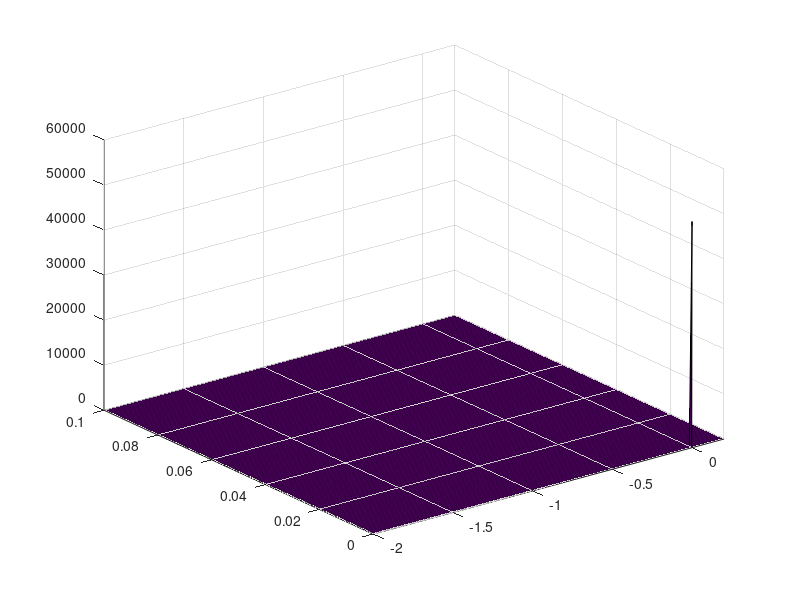

Reproduce this figure in MATLAB.
close all; 
clear;
clc;

x=linspace(-200,20,1000);
y=linspace(0,10, 100);

[xx,yy]=meshgrid(x,y);
rr=sqrt(xx.^2+yy.^2);

Ve=20000;
Re=250e-6;
a=1;
b=1;
zz= Ve ./ ((1+a.*(rr-Re).^2).*(1+b.*(rr-Re).^2));

%f=@(r) Ve ./ ((1+a.(r-Re).^2).*((1+b.*(r-Re).^2)));
%rho=@(x,y) sqrt(x.^2+y.^2);

%rr=rho(xx,yy);
%zz=f(rr);

plot=surf(xx,yy,zz);
axis([-200,20,0,10]);


%%
close all; 
clear;
clc;

x=linspace(-2,0.20,1000);
y=linspace(0,0.10, 100);

[xx,yy]=meshgrid(x,y);
rr=sqrt(xx.^2+yy.^2);

Ve=20000;
Re=250e-6;
a=100000;
zz= Ve ./ (1+a^2.*(rr-Re).^2);

plot=surf(xx,yy,zz);
axis([-2,0.20,0,0.10]);

%% Grad exact
clc
x=256e-6;
y= 400e-6;

r = sqrt(x * x + y * y);

Ve = 20000;
Re = 250e-6;
a = 100;
dfdr = - Ve ./ ( 1 + ( (a.*(r - Re)).*(a*(r - Re)) ).*( (a.*(r - Re)).*(a*(r - Re)) ) ) .*  a.*a*2*(r-Re) .* x ./ r;
grad_x = dfdr .* x ./ r
grad_y= dfdr .* y ./ r


%%
close all; 
clear;
clc;

x=linspace(-2,0.20,1000);
y=linspace(0,0.10, 100);

[xx,yy]=meshgrid(x,y);
rr=sqrt(xx.^2+yy.^2);

Ve=20000;
Re=250e-6;

zz= Ve./ (2-rr./Re) .* (rr<2*Re);

plot=surf(xx,yy,zz);
axis([-2,0.20,0,0.10]);
